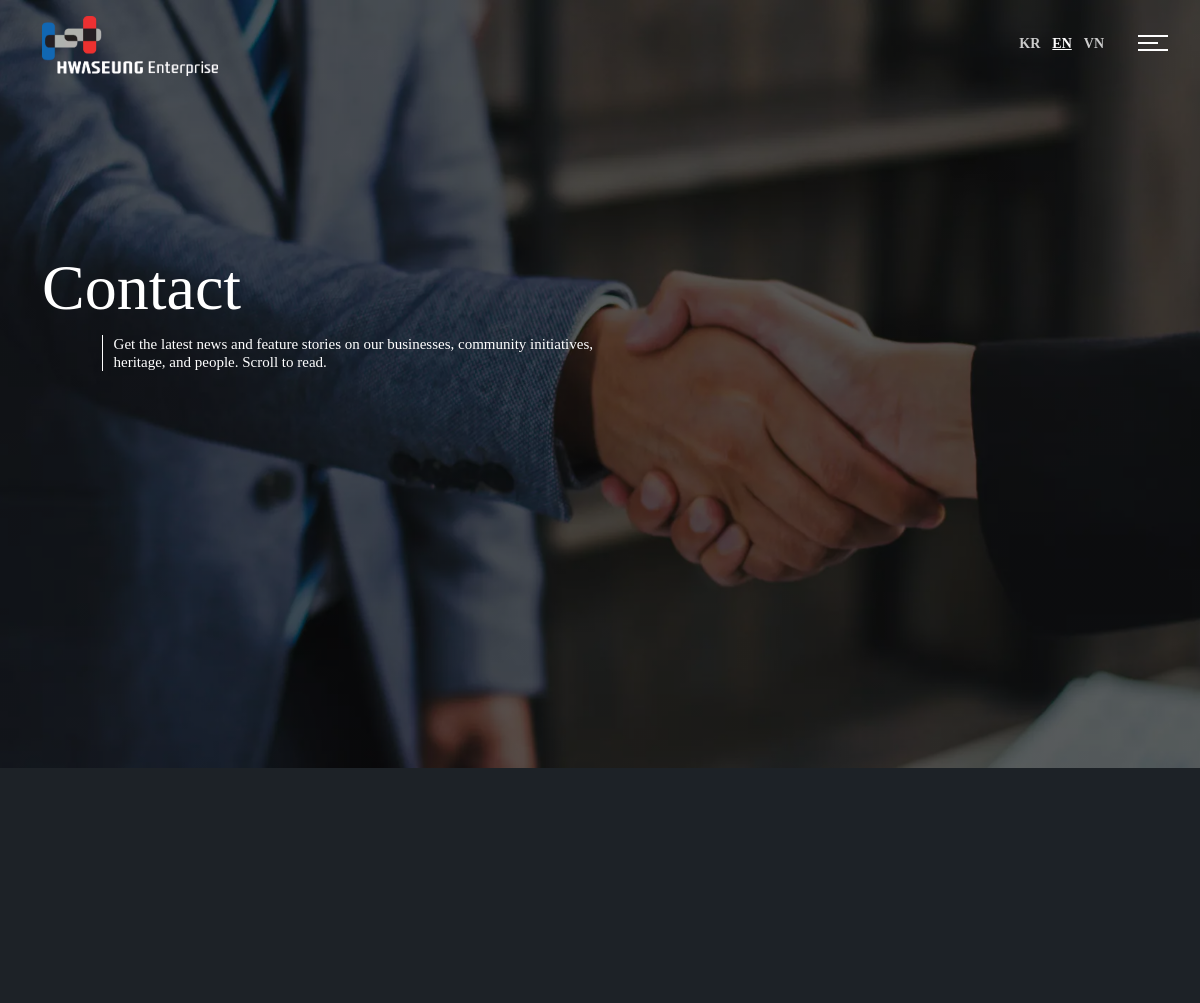
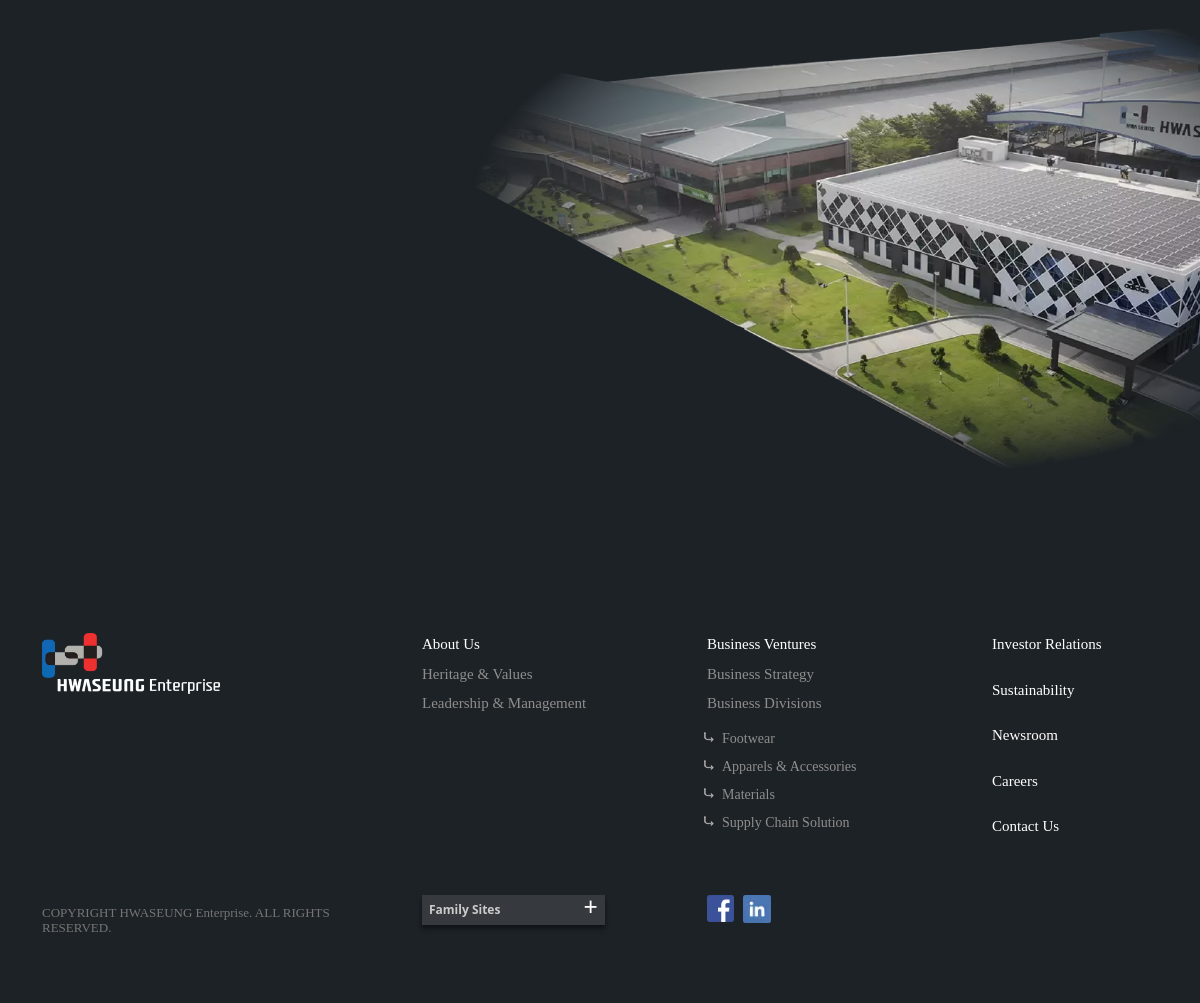
The page /contact.php on the database its author committed (2 pictures, top to bottom).
### tables this page shows
CREATE TABLE `cont_banner` (
  `id_Cont_banner` int(11) NOT NULL,
  `Cont_ban_img_path` varchar(255) NOT NULL,
  `Cont_ban_title` varchar(255) NOT NULL,
  `Cont_ban_cont` varchar(255) NOT NULL,
  `date_time` timestamp NOT NULL DEFAULT current_timestamp(),
  `active_record` int(11) NOT NULL DEFAULT 1
);

### contact.php (the view, shortened to what this page needs)
<?php
require_once("admin/include/config.php");?>
<!DOCTYPE html>
<html lang="en">
<head>
<link rel="stylesheet" type="text/css" href="css/bootstrap.min.css">
<link rel="stylesheet" type="text/css" href="css/style.css">
<link rel="stylesheet" type="text/css" href="d-menu/css/menu.css">
<link rel="stylesheet" type="text/css" href="css/mediaquery.css">
<link rel="stylesheet" type="text/css" href="fullpage/css/fullpage.css">
<link rel='stylesheet' type="text/css" href='menu/slicknav.min.css'>
<link rel='stylesheet' type="text/css" href='https://cdnjs.cloudflare.com/ajax/libs/font-awesome/4.7.0/css/font-awesome.css'>
<link rel="stylesheet" type="text/css" href="menu/style.css">
<link rel="stylesheet" type="text/css" href="css/font.css">
<link rel="stylesheet" type="text/css" href="fontawesome/css/all.min.css">
</head>
<body>
<div id="fullpage">
<div class="section" id="section0">
<?php include 'header.php';?>
<div class="contact-banner">
<div class="container">
<div class="row">
<?php
          $query = "SELECT `id_Cont_banner`, `Cont_ban_img_path`, `Cont_ban_title`, `Cont_ban_cont`, `date_time`, `active_record` FROM `cont_banner` WHERE  active_record = '1' "  ;
          $execute_qry = mysqli_query($dbcon1,$query)or die("our_team Retriew Error!");
          while($team = mysqli_fetch_array($execute_qry)) {
            $career_ban_title = $team['Cont_ban_title'];
            $career_ban_cont = $team['Cont_ban_cont'];
            ?>
<div class="col-lg-12">
<div class="contact-content">
    <h3><?php print $career_ban_title?></h3>
<div class="vertical-line">
    <h6><?php print $career_ban_cont?></h6>
</div>
</div>
</div>
<?php
          }
          ?>
</div>
</div>
</div>
</div>
<div class="section" id="section1">
<div class="contact-container">
<div class="contact-image">
</div>
</div>
<?php include 'footer.php';?>
</div>
</div>
</body>
</html>

### css/style.css (style rules this page uses)
* { margin: 0; padding: 0; box-sizing: border-box; }
body { overflow-x:hidden; }
html { scroll-behavior: smooth; }
.contact-banner { background-image: linear-gradient(rgba(0,0,0,.6), rgba(0,0,0,.6)), url("../img/contact-banner.webp"); background-repeat:no-repeat; float:left; width:100%; height:768px; background-size: cover; background-position: center; margin-top:0px; }
.contact-content { padding-top:250px; }
.contact-content h3 { font-family:Roboto-BoldItalic; font-size:4rem; color:#fff; }
.vertical-line { border-left: 1px solid #fff; height:auto; margin-left:60px; }
.vertical-line h6 { position: relative; top: 0%; left: 1%; color: #fff; width: 50%; font-family: Roboto-Italic; font-size:15px; font-weight:400; }
.contact-container { width:100%; float:left; margin:0px; height:768px; background-color:#1d2227; position:relative; }
.contact-image { background-image: url("../img/contact-bg.webp"); background-repeat:no-repeat; float:left; width:100%; height:768px; background-size: cover; position:relative; }

### rows shown on the page
cont_banner: Cont_ban_title "Contact", Cont_ban_cont "Get the latest news and feature stories on our businesses, community initiatives, heritage, and people. Scroll to read."
